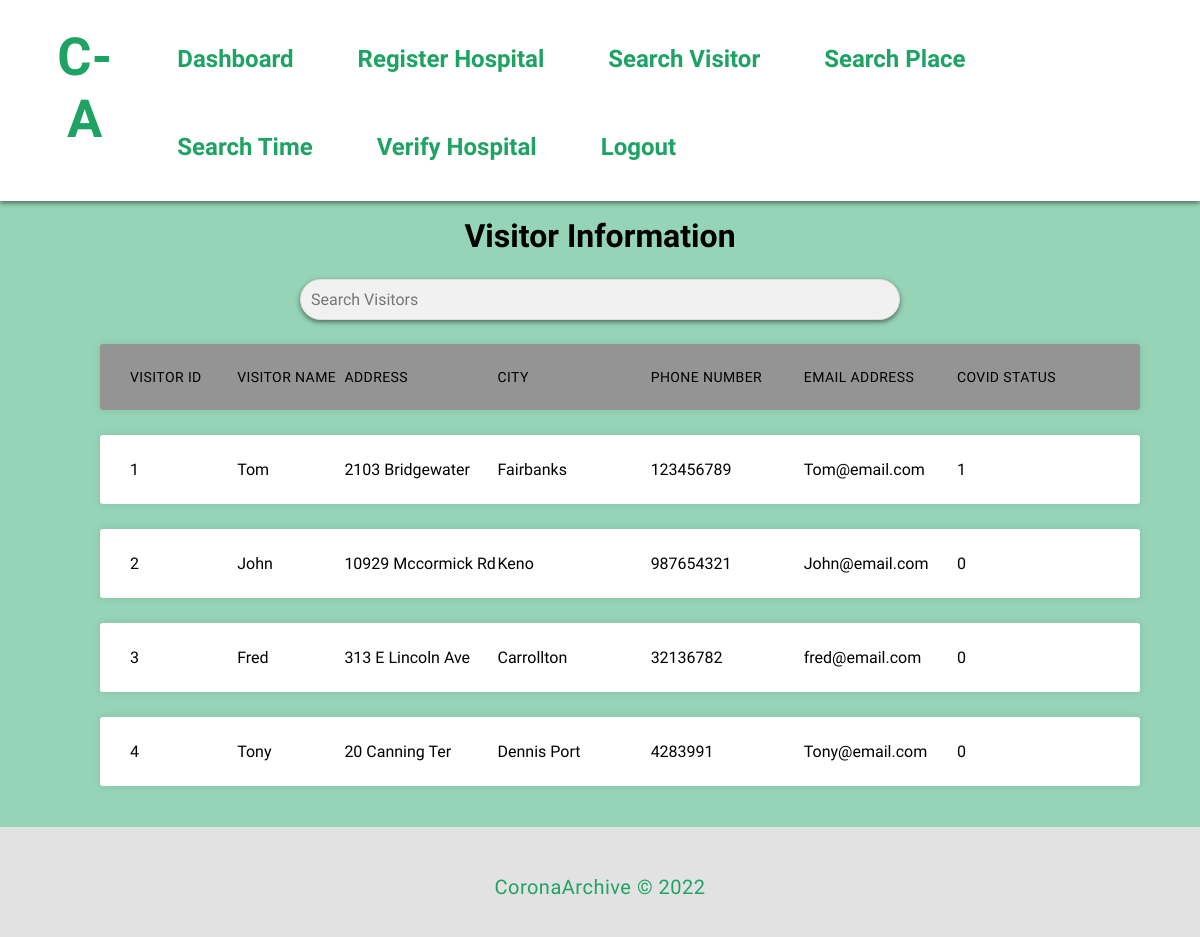
The page /agent/visitors (signed in) on the database its author committed.
### tables this page shows
CREATE TABLE Visitor (
    id integer PRIMARY KEY AUTOINCREMENT,
    name text NOT NULL,
    address text NOT NULL,
    city text NOT NULL, 
    phoneNumber text,
    email text,
    device_ID text,
    infected INTEGER,
    password text NOT NULL
    );

### run.py (the view)
@app.route("/agent/visitors", methods=['GET', ])
def agent_list_visitors():
    if('username' in session and str(session['userType']) == "Agent"):
        conn = db_connection()
        cursor = conn.cursor()
        cursor.execute(
            "SELECT id,name,address,city,phoneNumber,email,infected from Visitor")
        data = cursor.fetchall()
        print(data)
        return render_template('visitor_info.html', visitors=data)
    else:
        flash("You are not authorized to access agent's content")
        return redirect(url_for('index'))

### run.py (called while the page is built)
def db_connection():
    conn = None
    try:
        conn = sqlite3.connect("db.sqlite")
    except sqlite3.error as e:
        print(e)
    return conn

### CoronaArchieve/templates/visitor_info.html (shortened to what this page needs)
{% extends "baselayout.html" %} {% block head %}
<link
  rel="stylesheet"
  type="text/css"
  href="{{ url_for('static', filename='style/css/table.css')}}"
/>
{% endblock %} {% block content %}
<main class="content">
  <h1>Visitor Information</h1>
  <input
    type="text"
    id="search-input"
    onkeyup="search('search-input','visitors-table')"
    placeholder="Search Visitors"
  />
  <ul class="responsive-table">
    <li class="table-header">
      <div class="col col-1">Visitor Id</div>
      <div class="col col-2">Visitor Name</div>
      <div class="col col-3">Address</div>
      <div class="col col-4">City</div>
      <div class="col col-5">Phone Number</div>
      <div class="col col-6">Email Address</div>
      <div class="col col-7">Covid Status</div>
    </li>
    <div id="visitors-table">
      {% for visitor in visitors %}
      <li class="table-row">
        <div class="col col-1" data-label="Job Id">{{ visitor[0] }}</div>
        <div class="col col-2" data-label="Customer Name">{{ visitor[1] }}</div>
        <div class="col col-3" data-label="Amount">{{ visitor[2] }}</div>
        <div class="col col-4" data-label="Payment Status">
          {{ visitor[3] }}
        </div>
        <div class="col col-5" data-label="Payment Status">
          {{ visitor[4] }}
        </div>
        <div class="col col-6" data-label="Payment Status">
          {{ visitor[5] }}
        </div>
        <div class="col col-7" data-label="Payment Status">
          {{ visitor[6] }}
        </div>
      </li>
      {% endfor %}
    </div>
  </ul>
</main>
{% endblock %}

### CoronaArchieve/static/style/css/style.css (style rules this page uses)
* { font-family: 'Varela Round', sans-serif; }
.content { display: flex; justify-content: center; align-items: center; flex-direction: column; width: 100%; height: 100%; }
body { margin: 0; background-color: rgba(31, 163, 101, 0.466); }
#search-input { background-color: rgb(255, 255, 255); font-size: large; box-shadow: 0 2px 5px rgba(0, 0, 0, 0.5) }

### CoronaArchieve/static/style/css/form_style.css (style rules this page uses)
* { box-sizing: border-box; }
h1 { font-weight: bold; margin: 1rem; }
input { background-color: #eee; border: none; padding: 12px 15px; margin: 8px 0; width: 100%; }

### CoronaArchieve/static/style/css/table.css (style rules this page uses)
.responsive-table { min-width: 90%; }
#search-input { width: 50%; padding: 10px; border: 1px solid #ddd; border-radius: 24px; font-size: 16px; background-color: #f1f1f1; }
.responsive-table li { border-radius: 3px; padding: 25px 30px; display: flex; justify-content: space-between; margin-bottom: 25px; }
.responsive-table .table-header { background-color: #949494; box-shadow: 0px 0px 9px 0px rgba(0, 0, 0, 0.1); font-size: 14px; text-transform: uppercase; letter-spacing: 0.03em; }
.responsive-table .table-row { background-color: #ffffff; box-shadow: 0px 0px 9px 0px rgba(0, 0, 0, 0.1); }
.responsive-table .col-1 { flex-basis: 70%; overflow-wrap: anywhere; }
.responsive-table .col-2 { flex-basis: 70%; overflow-wrap: anywhere; }
.responsive-table .col-3 { flex-basis: 100%; overflow-wrap: anywhere; }
.responsive-table .col-4 { flex-basis: 100%; overflow-wrap: anywhere; }
.responsive-table .col-5 { flex-basis: 100%; overflow-wrap: anywhere; }
.responsive-table .col-6 { flex-basis: 100%; overflow-wrap: anywhere; }
.responsive-table .col-7 { flex-basis: 100%; overflow-wrap: anywhere; }

### rows shown on the page
Visitor: id "1", name "Tom", address "2103 Bridgewater", city "Fairbanks", phoneNumber "123456789", email "Tom@email.com", infected "1"
Visitor: id "2", name "John", address "10929 Mccormick Rd", city "Keno", phoneNumber "987654321", email "John@email.com", infected "0"
Visitor: id "3", name "Fred", address "313 E Lincoln Ave", city "Carrollton", phoneNumber "32136782", email "fred@email.com", infected "0"
Visitor: id "4", name "Tony", address "20 Canning Ter", city "Dennis Port", phoneNumber "4283991", email "Tony@email.com", infected "0"
